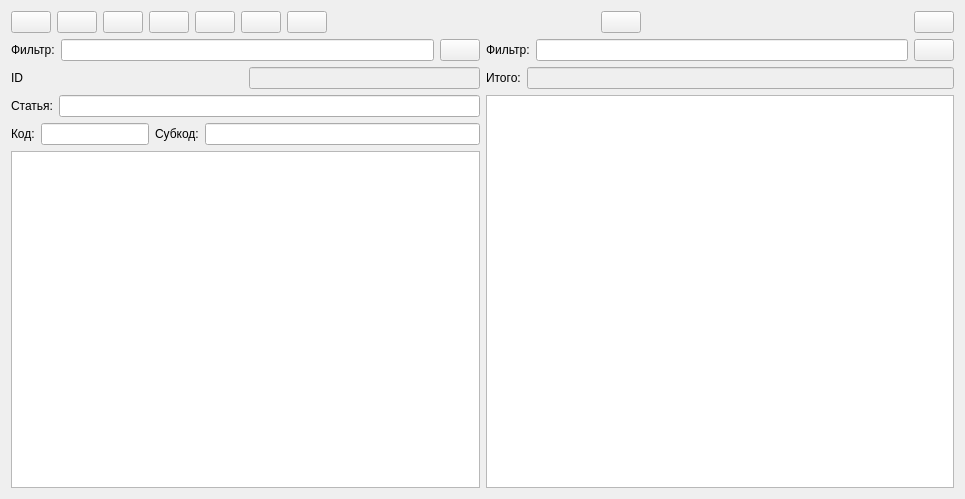
<?xml version="1.0" encoding="UTF-8"?>
<ui version="4.0">
 <class>FormArticles</class>
 <widget class="QWidget" name="FormArticles">
  <property name="geometry">
   <rect>
    <x>0</x>
    <y>0</y>
    <width>965</width>
    <height>499</height>
   </rect>
  </property>
  <property name="windowTitle">
   <string>Form</string>
  </property>
  <layout class="QVBoxLayout" name="verticalLayout_3">
   <item>
    <layout class="QHBoxLayout" name="horizontalLayout_5">
     <item>
      <layout class="QHBoxLayout" name="horizontalLayout_2">
       <item>
        <widget class="QPushButton" name="pushButton_first">
         <property name="text">
          <string/>
         </property>
         <property name="icon">
          <iconset resource="pix.qrc">
           <normaloff>:/pix/bb.png</normaloff>:/pix/bb.png</iconset>
         </property>
        </widget>
       </item>
       <item>
        <widget class="QPushButton" name="pushButton_prev">
         <property name="text">
          <string/>
         </property>
         <property name="icon">
          <iconset resource="pix.qrc">
           <normaloff>:/pix/b.png</normaloff>:/pix/b.png</iconset>
         </property>
        </widget>
       </item>
       <item>
        <widget class="QPushButton" name="pushButton_next">
         <property name="text">
          <string/>
         </property>
         <property name="icon">
          <iconset resource="pix.qrc">
           <normaloff>:/pix/f.png</normaloff>:/pix/f.png</iconset>
         </property>
        </widget>
       </item>
       <item>
        <widget class="QPushButton" name="pushButton_last">
         <property name="text">
          <string/>
         </property>
         <property name="icon">
          <iconset resource="pix.qrc">
           <normaloff>:/pix/ff.png</normaloff>:/pix/ff.png</iconset>
         </property>
        </widget>
       </item>
       <item>
        <widget class="QPushButton" name="pushButton_refr">
         <property name="text">
          <string/>
         </property>
         <property name="icon">
          <iconset resource="pix.qrc">
           <normaloff>:/pix/reload.png</normaloff>:/pix/reload.png</iconset>
         </property>
        </widget>
       </item>
       <item>
        <widget class="QPushButton" name="pushButton_add">
         <property name="text">
          <string/>
         </property>
         <property name="icon">
          <iconset resource="pix.qrc">
           <normaloff>:/pix/add.png</normaloff>:/pix/add.png</iconset>
         </property>
        </widget>
       </item>
       <item>
        <widget class="QPushButton" name="pushButton_del">
         <property name="text">
          <string/>
         </property>
         <property name="icon">
          <iconset resource="pix.qrc">
           <normaloff>:/pix/del.png</normaloff>:/pix/del.png</iconset>
         </property>
        </widget>
       </item>
      </layout>
     </item>
     <item>
      <spacer name="horizontalSpacer_2">
       <property name="orientation">
        <enum>Qt::Horizontal</enum>
       </property>
       <property name="sizeHint" stdset="0">
        <size>
         <width>40</width>
         <height>20</height>
        </size>
       </property>
      </spacer>
     </item>
     <item>
      <widget class="QPushButton" name="pushButton_lst">
       <property name="toolTip">
        <string>Список платежей</string>
       </property>
       <property name="text">
        <string/>
       </property>
       <property name="icon">
        <iconset resource="pix.qrc">
         <normaloff>:/pix/query.png</normaloff>:/pix/query.png</iconset>
       </property>
       <property name="iconSize">
        <size>
         <width>24</width>
         <height>24</height>
        </size>
       </property>
      </widget>
     </item>
     <item>
      <spacer name="horizontalSpacer">
       <property name="orientation">
        <enum>Qt::Horizontal</enum>
       </property>
       <property name="sizeType">
        <enum>QSizePolicy::Expanding</enum>
       </property>
       <property name="sizeHint" stdset="0">
        <size>
         <width>40</width>
         <height>20</height>
        </size>
       </property>
      </spacer>
     </item>
     <item>
      <widget class="QPushButton" name="pushButton_close">
       <property name="sizePolicy">
        <sizepolicy hsizetype="Minimum" vsizetype="Minimum">
         <horstretch>0</horstretch>
         <verstretch>0</verstretch>
        </sizepolicy>
       </property>
       <property name="toolTip">
        <string>Зактыть вкладку</string>
       </property>
       <property name="text">
        <string/>
       </property>
       <property name="icon">
        <iconset resource="pix.qrc">
         <normaloff>:/pix/exit.png</normaloff>:/pix/exit.png</iconset>
       </property>
       <property name="iconSize">
        <size>
         <width>32</width>
         <height>32</height>
        </size>
       </property>
      </widget>
     </item>
    </layout>
   </item>
   <item>
    <layout class="QHBoxLayout" name="horizontalLayout_7">
     <item>
      <layout class="QVBoxLayout" name="verticalLayout">
       <item>
        <layout class="QHBoxLayout" name="horizontalLayout">
         <item>
          <widget class="QLabel" name="label">
           <property name="text">
            <string>Фильтр:</string>
           </property>
          </widget>
         </item>
         <item>
          <widget class="QLineEdit" name="lineEdit_flt_all">
           <property name="toolTip">
            <string>Фильтр по назначению, сумме, примечанию, дате</string>
           </property>
          </widget>
         </item>
         <item>
          <widget class="QPushButton" name="pushButton_flt_clr">
           <property name="toolTip">
            <string>Сбросить фильтр</string>
           </property>
           <property name="text">
            <string/>
           </property>
           <property name="icon">
            <iconset resource="pix.qrc">
             <normaloff>:/pix/clear.png</normaloff>:/pix/clear.png</iconset>
           </property>
          </widget>
         </item>
        </layout>
       </item>
       <item>
        <layout class="QHBoxLayout" name="horizontalLayout_3">
         <item>
          <widget class="QLabel" name="label_2">
           <property name="text">
            <string>ID</string>
           </property>
          </widget>
         </item>
         <item>
          <widget class="QLineEdit" name="lineEdit_id">
           <property name="enabled">
            <bool>false</bool>
           </property>
           <property name="sizePolicy">
            <sizepolicy hsizetype="Preferred" vsizetype="Fixed">
             <horstretch>0</horstretch>
             <verstretch>0</verstretch>
            </sizepolicy>
           </property>
          </widget>
         </item>
        </layout>
       </item>
       <item>
        <layout class="QHBoxLayout" name="horizontalLayout_4">
         <item>
          <widget class="QLabel" name="label_3">
           <property name="text">
            <string>Статья:</string>
           </property>
          </widget>
         </item>
         <item>
          <widget class="QLineEdit" name="lineEdit_article"/>
         </item>
        </layout>
       </item>
       <item>
        <layout class="QHBoxLayout" name="horizontalLayout_6">
         <item>
          <widget class="QLabel" name="label_4">
           <property name="text">
            <string>Код:</string>
           </property>
          </widget>
         </item>
         <item>
          <widget class="QLineEdit" name="lineEdit_code">
           <property name="sizePolicy">
            <sizepolicy hsizetype="Preferred" vsizetype="Fixed">
             <horstretch>0</horstretch>
             <verstretch>0</verstretch>
            </sizepolicy>
           </property>
          </widget>
         </item>
         <item>
          <widget class="QLabel" name="label_5">
           <property name="text">
            <string>Субкод:</string>
           </property>
          </widget>
         </item>
         <item>
          <widget class="QLineEdit" name="lineEdit_subcode"/>
         </item>
        </layout>
       </item>
       <item>
        <widget class="QTableView" name="tableView_articles"/>
       </item>
      </layout>
     </item>
     <item>
      <layout class="QVBoxLayout" name="verticalLayout_2">
       <item>
        <layout class="QHBoxLayout" name="horizontalLayout_8">
         <item>
          <widget class="QLabel" name="label_6">
           <property name="text">
            <string>Фильтр:</string>
           </property>
          </widget>
         </item>
         <item>
          <widget class="QLineEdit" name="lineEdit_flt_dec"/>
         </item>
         <item>
          <widget class="QPushButton" name="pushButton_clr_flt_dec">
           <property name="text">
            <string/>
           </property>
           <property name="icon">
            <iconset resource="pix.qrc">
             <normaloff>:/pix/clear.png</normaloff>:/pix/clear.png</iconset>
           </property>
          </widget>
         </item>
        </layout>
       </item>
       <item>
        <layout class="QHBoxLayout" name="horizontalLayout_9">
         <item>
          <widget class="QLabel" name="label_7">
           <property name="text">
            <string>Итого:</string>
           </property>
          </widget>
         </item>
         <item>
          <widget class="QLineEdit" name="lineEdit__sum_dec">
           <property name="enabled">
            <bool>false</bool>
           </property>
           <property name="alignment">
            <set>Qt::AlignRight|Qt::AlignTrailing|Qt::AlignVCenter</set>
           </property>
          </widget>
         </item>
        </layout>
       </item>
       <item>
        <widget class="QTableView" name="tableView_decryption">
         <property name="showGrid">
          <bool>true</bool>
         </property>
         <property name="sortingEnabled">
          <bool>false</bool>
         </property>
        </widget>
       </item>
      </layout>
     </item>
    </layout>
   </item>
  </layout>
 </widget>
 <resources>
  <include location="pix.qrc"/>
 </resources>
 <connections/>
</ui>
